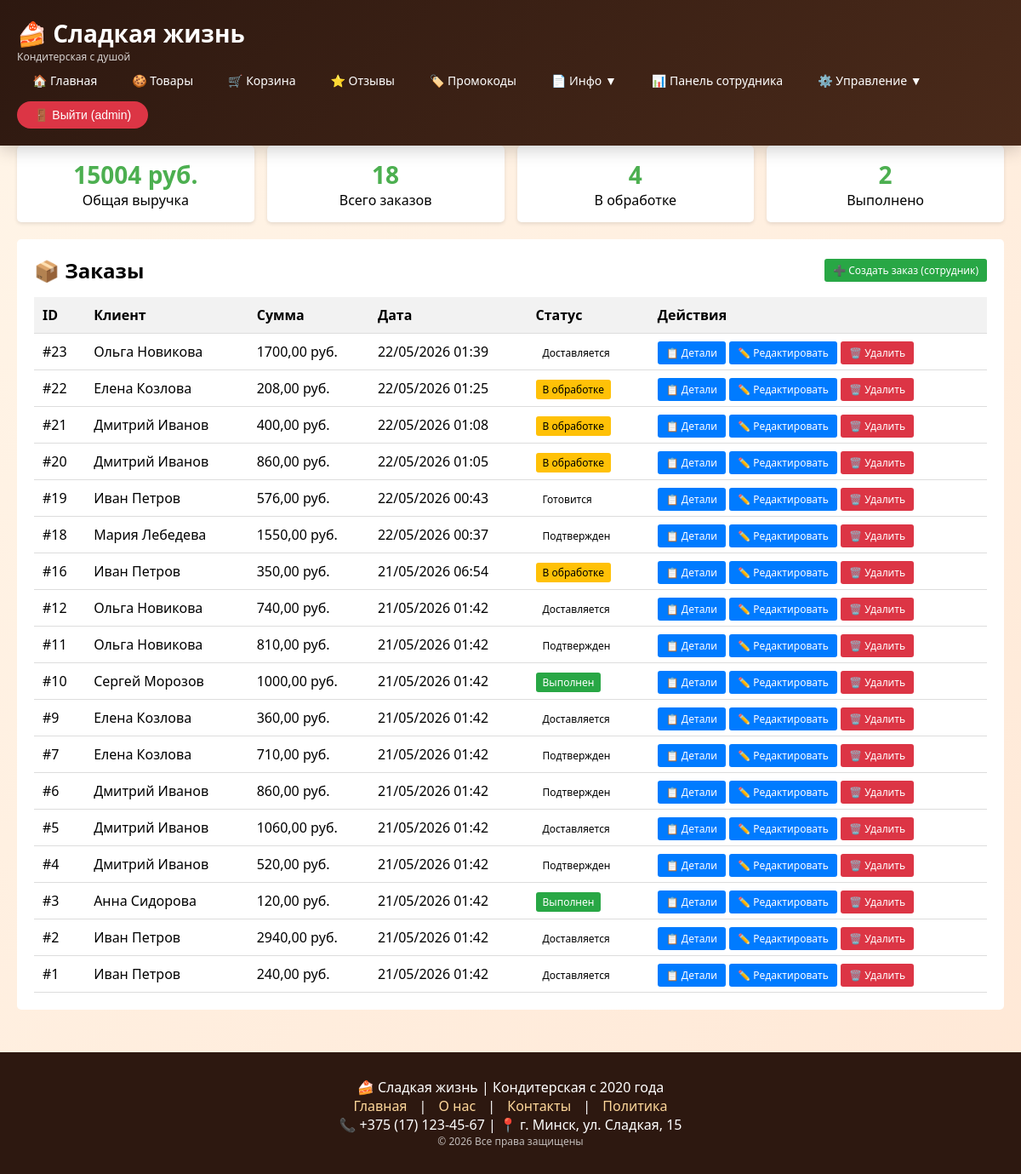
The app's page /employee/dashboard/ (signed in) with its own data.
### shop/models.py (models this page shows, shortened)
class Order(models.Model):
    STATUS_CHOICES = [
        ('pending', 'В обработке'),
        ('confirmed', 'Подтвержден'),
        ('preparing', 'Готовится'),
        ('delivering', 'Доставляется'),
        ('completed', 'Выполнен'),
        ('cancelled', 'Отменен'),
    ]
    client = models.ForeignKey(Client, on_delete=models.CASCADE, related_name='orders')
    employee = models.ForeignKey(Employee, on_delete=models.SET_NULL, null=True, related_name='orders')
    order_date = models.DateTimeField(auto_now_add=True)
    delivery_date = models.DateField(null=True, blank=True)
    status = models.CharField(max_length=20, choices=STATUS_CHOICES, default='pending')
    delivery_address = models.TextField()
    total_amount = models.DecimalField(max_digits=10, decimal_places=2, default=0)
    promo_code = models.ForeignKey('PromoCode', on_delete=models.SET_NULL, null=True, blank=True)
    pickup_point = models.ForeignKey('PickupPoint', on_delete=models.SET_NULL, null=True, blank=True)

class Client(models.Model):
    user = models.OneToOneField(User, on_delete=models.CASCADE, null=True, blank=True)
    name = models.CharField(max_length=100)
    phone = models.CharField(
        max_length=20,
        validators=[RegexValidator(r'^\+375 \(\d{2}\) \d{3}-\d{2}-\d{2}$')]
    )
    email = models.EmailField()
    address = models.TextField()
    date_of_birth = models.DateField()
    registered_at = models.DateTimeField(auto_now_add=True)
    total_spent = models.DecimalField(max_digits=10, decimal_places=2, default=0)

### shop/views.py (the view, shortened to what this page needs)
# urls.py: re_path(r'^employee/dashboard/$', views.employee_dashboard, name='employee_dashboard'),
@login_required
def employee_dashboard(request):
    if request.user.is_superuser:
        orders = Order.objects.all().order_by('-order_date')
        clients = Client.objects.all()
        sales_stats = orders.aggregate(
            total=Sum('total_amount'),
            count=Count('id'),
            avg=Avg('total_amount')
        )
        context = {
            'employee': None,
            'is_admin_view': True,
            'orders': orders[:20],
            'clients': clients,
            'sales_stats': sales_stats,
            'pending_count': orders.filter(status='pending').count(),
            'delivering_count': orders.filter(status='delivering').count(),
            'completed_count': orders.filter(status='completed').count(),
        }
        return render(request, 'shop/employee_dashboard.html', context)

### shop/templates/shop/employee_dashboard.html (shortened to what this page needs)
{% extends 'shop/base.html' %}
{% block content %}
<div class="stats">
    <div class="stat-card">
        <div class="stat-number">{{ sales_stats.total|default:"0" }} руб.</div>
        <div>Общая выручка</div>
    </div>
    <div class="stat-card">
        <div class="stat-number">{{ sales_stats.count|default:"0" }}</div>
        <div>Всего заказов</div>
    </div>
    <div class="stat-card">
        <div class="stat-number">{{ pending_count }}</div>
        <div>В обработке</div>
    </div>
    <div class="stat-card">
        <div class="stat-number">{{ completed_count }}</div>
        <div>Выполнено</div>
    </div>
</div>
<div class="section">
    <div style="display: flex; justify-content: space-between; align-items: center; margin-bottom: 15px;">
        <h2>📦 Заказы</h2>
        <a href="{% url 'employee_order_create' %}" class="btn-sm btn-success">➕ Создать заказ (сотрудник)</a>
    </div>
    <table>
        <thead>
            <tr><th>ID</th><th>Клиент</th><th>Сумма</th><th>Дата</th><th>Статус</th><th>Действия</th></tr>
        </thead>
        <tbody>
            {% for order in orders %}
            <tr>
                <td>#{{ order.id }}</td>
                <td>{{ order.client.name }}</td>
                <td>{{ order.total_amount }} руб.</td>
                <td>{{ order.order_date|date:"d/m/Y H:i" }}</td>
                <td><span class="status status-{{ order.status }}">{{ order.get_status_display }}</span></td>
                <td>
                    <a href="{% url 'employee_order_detail' order.id %}" class="btn-sm">📋 Детали</a>
                    <a href="{% url 'employee_order_edit' order.id %}" class="btn-sm">✏️ Редактировать</a>
                    <a href="{% url 'employee_order_delete' order.id %}" class="btn-sm btn-danger" onclick="return confirm('Удалить заказ #{{ order.id }}?')">🗑️ Удалить</a>
                </td>
            </tr>
            {% empty %}
            <tr><td colspan="6">Нет заказов</td></tr>
            {% endfor %}
        </tbody>
    </table>
</div>
{% endblock %}

### shop/templates/shop/base.html (shortened to what this page needs)
<!DOCTYPE html>
<html lang="ru">
<head>
</head>
<body>
    <div class="header">
        <div class="container">
            <div class="header-content">
                <div class="logo">
                    <h1>🍰 Сладкая жизнь</h1>
                    <p>Кондитерская с душой</p>
                </div>
                <div class="main-nav">
                    <ul>
                        <li><a href="{% url 'home' %}">🏠 Главная</a></li>
                        <li><a href="{% url 'products' %}">🍪 Товары</a></li>
                        <li><a href="{% url 'cart_view' %}">🛒 Корзина</a></li>
                        <li><a href="{% url 'reviews' %}">⭐ Отзывы</a></li>
                        <li><a href="{% url 'promocodes' %}">🏷️ Промокоды</a></li>
                        <li class="dropdown">
                            <a href="#">📄 Инфо ▼</a>
                        </li>
                        {% if user.is_authenticated and user.employee or user.is_superuser %}
                        <li><a href="{% url 'employee_dashboard' %}">📊 Панель сотрудника</a></li>
                        {% endif %}
                        {% if user.is_superuser %}
                            <li class="dropdown">
                                <a href="#">⚙️ Управление ▼</a>
                            </li>
                            {% endif %}
                        {% if user.is_authenticated %}
                        <li>
                            <form action="{% url 'logout' %}" method="post" class="logout-form">
                                <button type="submit" class="logout-btn">🚪 Выйти ({{ user.username }})</button>
                            </form>
                        </li>
                        {% else %}
                        <li><a href="{% url 'login' %}">🔑 Войти</a></li>
                        <li><a href="{% url 'register' %}">📝 Регистрация</a></li>
                        {% endif %}
                    </ul>
                </div>
            </div>
        </div>
    </div>
    <div class="container">
        {% block content %}
        {% endblock %}
    </div>
    <div class="footer">
        <div class="container">
            <p>🍰 Сладкая жизнь | Кондитерская с 2020 года</p>
            <p>
                <a href="{% url 'home' %}">Главная</a> |
                <a href="{% url 'about' %}">О нас</a> |
                <a href="{% url 'contacts' %}">Контакты</a> |
                <a href="{% url 'privacy_policy' %}">Политика</a>
            </p>
            <p>📞 +375 (17) 123-45-67 | 📍 г. Минск, ул. Сладкая, 15</p>
            <p style="font-size: 12px; opacity: 0.7;">© 2026 Все права защищены</p>
        </div>
    </div>
</body>
</html>

### shop/templates/shop/base.html (style rules this page uses)
* { margin: 0; padding: 0; box-sizing: border-box; }
body { font-family: 'Segoe UI', Tahoma, Geneva, Verdana, sans-serif; background: linear-gradient(135deg, #fff5e8 0%, #ffe8d6 100%); min-height: 100vh; }
.header { background: linear-gradient(135deg, #2d1810 0%, #4a2a1a 100%); color: white; padding: 20px 0; box-shadow: 0 4px 20px rgba(0,0,0,0.2); position: sticky; top: 0; z-index: 1000; }
.container { max-width: 1200px; margin: 0 auto; padding: 0 20px; }
.header-content { display: flex; justify-content: space-between; align-items: center; flex-wrap: wrap; }
.logo h1 { font-size: 28px; font-weight: bold; }
.logo p { font-size: 12px; opacity: 0.8; }
.main-nav ul { display: flex; list-style: none; gap: 5px; flex-wrap: wrap; }
.main-nav li { position: relative; }
.main-nav a { color: white; text-decoration: none; padding: 10px 18px; display: block; border-radius: 25px; transition: all 0.3s ease; font-size: 14px; font-weight: 500; }
.logout-form { display: inline; }
.logout-btn { background: #dc3545; color: white; border: none; padding: 8px 20px; border-radius: 25px; cursor: pointer; font-size: 14px; font-weight: 500; transition: all 0.3s ease; }
.footer { background: #2d1810; color: white; padding: 30px 0; margin-top: 50px; text-align: center; }
.footer a { color: #ffd89b; text-decoration: none; margin: 0 10px; }

### shop/templates/shop/employee_dashboard.html (style rules this page uses)
.stats { display: flex; gap: 15px; margin-bottom: 20px; flex-wrap: wrap; }
.stat-card { background: white; padding: 15px; border-radius: 5px; flex: 1; text-align: center; box-shadow: 0 2px 4px rgba(0,0,0,0.1); }
.stat-number { font-size: 28px; font-weight: bold; color: #4CAF50; }
.section { background: white; padding: 20px; border-radius: 5px; margin-bottom: 20px; }
table { width: 100%; border-collapse: collapse; }
th, td { padding: 10px; text-align: left; border-bottom: 1px solid #ddd; }
th { background: #f2f2f2; }
.status { padding: 3px 8px; border-radius: 3px; font-size: 12px; }
.status-pending { background: #ffc107; color: #000; }
.status-completed { background: #28a745; color: #fff; }
.btn-sm { padding: 5px 10px; font-size: 12px; background: #007bff; color: white; border-radius: 3px; text-decoration: none; }
.btn-danger { background: #dc3545; }
.btn-success { background: #28a745; }

### records on screen
Order: id "23", client.name "Ольга Новикова", total_amount "1700,00", order_date "22/05/2026 01:39", status "Доставляется"
Order: id "22", client.name "Елена Козлова", total_amount "208,00", order_date "22/05/2026 01:25", status "В обработке"
Order: id "21", client.name "Дмитрий Иванов", total_amount "400,00", order_date "22/05/2026 01:08", status "В обработке"
Order: id "20", client.name "Дмитрий Иванов", total_amount "860,00", order_date "22/05/2026 01:05", status "В обработке"
Order: id "19", client.name "Иван Петров", total_amount "576,00", order_date "22/05/2026 00:43", status "Готовится"
Order: id "18", client.name "Мария Лебедева", total_amount "1550,00", order_date "22/05/2026 00:37", status "Подтвержден"
Order: id "16", client.name "Иван Петров", total_amount "350,00", order_date "21/05/2026 06:54", status "В обработке"
Order: id "12", client.name "Ольга Новикова", total_amount "740,00", order_date "21/05/2026 01:42", status "Доставляется"
Order: id "11", client.name "Ольга Новикова", total_amount "810,00", order_date "21/05/2026 01:42", status "Подтвержден"
Order: id "10", client.name "Сергей Морозов", total_amount "1000,00", order_date "21/05/2026 01:42", status "Выполнен"
Order: id "9", client.name "Елена Козлова", total_amount "360,00", order_date "21/05/2026 01:42", status "Доставляется"
Order: id "7", client.name "Елена Козлова", total_amount "710,00", order_date "21/05/2026 01:42", status "Подтвержден"
Order: id "6", client.name "Дмитрий Иванов", total_amount "860,00", order_date "21/05/2026 01:42", status "Подтвержден"
Order: id "5", client.name "Дмитрий Иванов", total_amount "1060,00", order_date "21/05/2026 01:42", status "Доставляется"
Order: id "4", client.name "Дмитрий Иванов", total_amount "520,00", order_date "21/05/2026 01:42", status "Подтвержден"
Order: id "3", client.name "Анна Сидорова", total_amount "120,00", order_date "21/05/2026 01:42", status "Выполнен"
Order: id "2", client.name "Иван Петров", total_amount "2940,00", order_date "21/05/2026 01:42", status "Доставляется"
Order: id "1", client.name "Иван Петров", total_amount "240,00", order_date "21/05/2026 01:42", status "Доставляется"

### other values on screen
{{ user.username }} "admin"
{{ sales_stats.total|default:"0" }} "15004"
{{ sales_stats.count|default:"0" }} "18"
{{ pending_count }} "4"
{{ completed_count }} "2"
